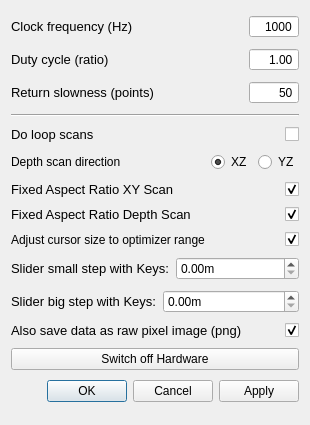
<?xml version="1.0" encoding="UTF-8"?>
<ui version="4.0">
 <class>SettingsDialog</class>
 <widget class="QDialog" name="SettingsDialog">
  <property name="geometry">
   <rect>
    <x>0</x>
    <y>0</y>
    <width>310</width>
    <height>425</height>
   </rect>
  </property>
  <property name="windowTitle">
   <string>qudi: Confocal - Settings</string>
  </property>
  <layout class="QVBoxLayout" name="verticalLayout">
   <item>
    <layout class="QHBoxLayout" name="horizontalLayout">
     <item>
      <widget class="QLabel" name="label">
       <property name="font">
        <font>
         <pointsize>10</pointsize>
        </font>
       </property>
       <property name="toolTip">
        <string>&lt;html&gt;&lt;head/&gt;&lt;body&gt;&lt;p&gt;That is the inverse time how long the scanner stays at the desired position during the scan and counts.&lt;/p&gt;&lt;/body&gt;&lt;/html&gt;</string>
       </property>
       <property name="text">
        <string>Clock frequency (Hz)</string>
       </property>
      </widget>
     </item>
     <item>
      <widget class="QSpinBox" name="clock_frequency_InputWidget">
       <property name="sizePolicy">
        <sizepolicy hsizetype="Expanding" vsizetype="Fixed">
         <horstretch>0</horstretch>
         <verstretch>0</verstretch>
        </sizepolicy>
       </property>
       <property name="maximumSize">
        <size>
         <width>50</width>
         <height>16777215</height>
        </size>
       </property>
       <property name="mouseTracking">
        <bool>true</bool>
       </property>
       <property name="acceptDrops">
        <bool>true</bool>
       </property>
       <property name="toolTip">
        <string>&lt;html&gt;&lt;head/&gt;&lt;body&gt;&lt;p&gt;That is the inverse time how long the scanner stays at the desired position during the scan and counts.&lt;/p&gt;&lt;/body&gt;&lt;/html&gt;</string>
       </property>
       <property name="wrapping">
        <bool>false</bool>
       </property>
       <property name="alignment">
        <set>Qt::AlignRight|Qt::AlignTrailing|Qt::AlignVCenter</set>
       </property>
       <property name="buttonSymbols">
        <enum>QAbstractSpinBox::NoButtons</enum>
       </property>
       <property name="accelerated">
        <bool>true</bool>
       </property>
       <property name="maximum">
        <number>1000000</number>
       </property>
       <property name="value">
        <number>1000</number>
       </property>
      </widget>
     </item>
    </layout>
   </item>
   <item>
    <layout class="QHBoxLayout" name="horizontalLayout_100">
     <item>
      <widget class="QLabel" name="label">
       <property name="font">
        <font>
         <pointsize>10</pointsize>
        </font>
       </property>
       <property name="toolTip">
        <string>&lt;html&gt;&lt;head/&gt;&lt;body&gt;&lt;p&gt;That is the (dwell time / dwell time + Low time). It is to decide how long to scan in one clock. Duty cycle can be zero to one.&lt;/p&gt;&lt;/body&gt;&lt;/html&gt;</string>
       </property>
       <property name="text">
        <string>Duty cycle (ratio)</string>
       </property>
      </widget>
     </item>
     <item>
      <widget class="QDoubleSpinBox" name="duty_cycle_InputWidget">
       <property name="sizePolicy">
        <sizepolicy hsizetype="Expanding" vsizetype="Fixed">
         <horstretch>0</horstretch>
         <verstretch>0</verstretch>
        </sizepolicy>
       </property>
       <property name="maximumSize">
        <size>
         <width>50</width>
         <height>16777215</height>
        </size>
       </property>
       <property name="mouseTracking">
        <bool>true</bool>
       </property>
       <property name="acceptDrops">
        <bool>true</bool>
       </property>
       <property name="toolTip">
        <string>&lt;html&gt;&lt;head/&gt;&lt;body&gt;&lt;p&gt;That is the (dwell time / dwell time + Low time). It is to decide how long to scan in one clock. Duty cycle can be zero to one.&lt;/p&gt;&lt;/body&gt;&lt;/html&gt;</string>
       </property>
       <property name="wrapping">
        <bool>false</bool>
       </property>
       <property name="alignment">
        <set>Qt::AlignRight|Qt::AlignTrailing|Qt::AlignVCenter</set>
       </property>
       <property name="buttonSymbols">
        <enum>QAbstractSpinBox::NoButtons</enum>
       </property>
       <property name="accelerated">
        <bool>true</bool>
       </property>
       <property name="maximum">
        <number>1</number>
       </property>
       <property name="minimum">
        <number>0</number>
       </property>
       <property name="value">
        <number>1</number>
       </property>
      </widget>
     </item>
    </layout>
   </item>
   <item>
    <layout class="QHBoxLayout" name="horizontalLayout_2">
     <item>
      <widget class="QLabel" name="label_2">
       <property name="font">
        <font>
         <pointsize>10</pointsize>
        </font>
       </property>
       <property name="toolTip">
        <string>&lt;html&gt;&lt;head/&gt;&lt;body&gt;&lt;p&gt;That is basically the 'scan' resolution when the scanner moves backwards to prepare to scan again a line.&lt;/p&gt;&lt;p&gt;How many points are scanned in one line is depending on the resolution. Since the scanner is permanently counting during the scan, only the clock frequency determined the speed, how fast a line is scanned by a given resolution. If the scanner has to move back, it uses the same scan line method but just in the reverse. How many points are approached in the backwards movement depends on the 'return slowness'. If you scan with 100 point resolution and set return slowness to 25, than the return movement will be 4 times faster.&lt;/p&gt;&lt;p&gt;BE CAREFULL NOT TO USE A SMALL NUMBER, SINCE THE SCANNER MIGHT CRASH AGAINST THE BOARDER BECAUSE IT IS MOVING BACK TOO FAST!&lt;/p&gt;&lt;/body&gt;&lt;/html&gt;</string>
       </property>
       <property name="text">
        <string>Return slowness (points)</string>
       </property>
      </widget>
     </item>
     <item>
      <widget class="QSpinBox" name="return_slowness_InputWidget">
       <property name="sizePolicy">
        <sizepolicy hsizetype="Expanding" vsizetype="Fixed">
         <horstretch>0</horstretch>
         <verstretch>0</verstretch>
        </sizepolicy>
       </property>
       <property name="maximumSize">
        <size>
         <width>50</width>
         <height>16777215</height>
        </size>
       </property>
       <property name="mouseTracking">
        <bool>true</bool>
       </property>
       <property name="acceptDrops">
        <bool>true</bool>
       </property>
       <property name="toolTip">
        <string>&lt;html&gt;&lt;head/&gt;&lt;body&gt;&lt;p&gt;That is basically the 'scan' resolution when the scanner moves backwards to prepare to scan again a line.&lt;/p&gt;&lt;/body&gt;&lt;/html&gt;</string>
       </property>
       <property name="alignment">
        <set>Qt::AlignRight|Qt::AlignTrailing|Qt::AlignVCenter</set>
       </property>
       <property name="buttonSymbols">
        <enum>QAbstractSpinBox::NoButtons</enum>
       </property>
       <property name="accelerated">
        <bool>true</bool>
       </property>
       <property name="maximum">
        <number>1000</number>
       </property>
       <property name="value">
        <number>50</number>
       </property>
      </widget>
     </item>
    </layout>
   </item>
   <item>
    <widget class="Line" name="line">
     <property name="orientation">
      <enum>Qt::Horizontal</enum>
     </property>
    </widget>
   </item>
   <item>
    <layout class="QHBoxLayout" name="horizontalLayout_3">
     <item>
      <widget class="QLabel" name="label_3">
       <property name="font">
        <font>
         <pointsize>10</pointsize>
        </font>
       </property>
       <property name="toolTip">
        <string>&lt;html&gt;&lt;head/&gt;&lt;body&gt;&lt;p&gt;The aspect ratio will be fixed to 1:1 if checked. If not the scan will be stretched to the available area in the XY scan. &lt;/p&gt;&lt;/body&gt;&lt;/html&gt;</string>
       </property>
       <property name="text">
        <string>Do loop scans</string>
       </property>
      </widget>
     </item>
     <item>
      <widget class="QCheckBox" name="loop_scan_CheckBox">
       <property name="enabled">
        <bool>true</bool>
       </property>
       <property name="sizePolicy">
        <sizepolicy hsizetype="Expanding" vsizetype="Fixed">
         <horstretch>0</horstretch>
         <verstretch>0</verstretch>
        </sizepolicy>
       </property>
       <property name="maximumSize">
        <size>
         <width>50</width>
         <height>16777215</height>
        </size>
       </property>
       <property name="toolTip">
        <string>Scan continuously (automatically restart at the end of a scan).  This is useful for photo-bleaching a sample.</string>
       </property>
       <property name="accessibleDescription">
        <string/>
       </property>
       <property name="layoutDirection">
        <enum>Qt::RightToLeft</enum>
       </property>
       <property name="autoFillBackground">
        <bool>false</bool>
       </property>
       <property name="text">
        <string notr="true"/>
       </property>
       <property name="checked">
        <bool>false</bool>
       </property>
      </widget>
     </item>
    </layout>
   </item>
   <item>
    <layout class="QHBoxLayout" name="horizontalLayout_9">
     <item>
      <widget class="QLabel" name="label_8">
       <property name="text">
        <string>Depth scan direction</string>
       </property>
      </widget>
     </item>
     <item>
      <spacer name="horizontalSpacer">
       <property name="orientation">
        <enum>Qt::Horizontal</enum>
       </property>
       <property name="sizeHint" stdset="0">
        <size>
         <width>40</width>
         <height>20</height>
        </size>
       </property>
      </spacer>
     </item>
     <item>
      <widget class="QRadioButton" name="depth_dir_x_radioButton">
       <property name="text">
        <string>XZ</string>
       </property>
       <property name="checked">
        <bool>true</bool>
       </property>
      </widget>
     </item>
     <item>
      <widget class="QRadioButton" name="depth_dir_y_radioButton">
       <property name="text">
        <string>YZ</string>
       </property>
       <property name="checked">
        <bool>false</bool>
       </property>
      </widget>
     </item>
    </layout>
   </item>
   <item>
    <layout class="QHBoxLayout" name="horizontalLayout_10">
     <item>
      <widget class="QLabel" name="label_7">
       <property name="font">
        <font>
         <pointsize>10</pointsize>
        </font>
       </property>
       <property name="toolTip">
        <string>&lt;html&gt;&lt;head/&gt;&lt;body&gt;&lt;p&gt;The aspect ratio will be fixed to 1:1 if checked. If not the scan will be stretched to the available area in the XY scan. &lt;/p&gt;&lt;/body&gt;&lt;/html&gt;</string>
       </property>
       <property name="text">
        <string>Fixed Aspect Ratio XY Scan</string>
       </property>
      </widget>
     </item>
     <item>
      <widget class="QCheckBox" name="fixed_aspect_xy_checkBox">
       <property name="enabled">
        <bool>true</bool>
       </property>
       <property name="sizePolicy">
        <sizepolicy hsizetype="Expanding" vsizetype="Fixed">
         <horstretch>0</horstretch>
         <verstretch>0</verstretch>
        </sizepolicy>
       </property>
       <property name="maximumSize">
        <size>
         <width>50</width>
         <height>16777215</height>
        </size>
       </property>
       <property name="toolTip">
        <string>&lt;html&gt;&lt;head/&gt;&lt;body&gt;&lt;p&gt;&lt;span style=&quot; font-size:10pt;&quot;&gt;The aspect ratio will be fixed to 1:1 if checked. If not the scan will be stretched to the available area in the XY scan. &lt;/span&gt;&lt;/p&gt;&lt;/body&gt;&lt;/html&gt;</string>
       </property>
       <property name="accessibleDescription">
        <string/>
       </property>
       <property name="layoutDirection">
        <enum>Qt::RightToLeft</enum>
       </property>
       <property name="autoFillBackground">
        <bool>false</bool>
       </property>
       <property name="text">
        <string notr="true"/>
       </property>
       <property name="checked">
        <bool>true</bool>
       </property>
      </widget>
     </item>
    </layout>
   </item>
   <item>
    <layout class="QHBoxLayout" name="horizontalLayout_4">
     <item>
      <widget class="QLabel" name="label_4">
       <property name="sizePolicy">
        <sizepolicy hsizetype="Expanding" vsizetype="Preferred">
         <horstretch>0</horstretch>
         <verstretch>0</verstretch>
        </sizepolicy>
       </property>
       <property name="font">
        <font>
         <pointsize>10</pointsize>
        </font>
       </property>
       <property name="toolTip">
        <string>&lt;html&gt;&lt;head/&gt;&lt;body&gt;&lt;p&gt;The aspect ratio will be fixed to 1:1 if checked. If not the scan will be stretched to the available area in the Z scan. &lt;/p&gt;&lt;/body&gt;&lt;/html&gt;</string>
       </property>
       <property name="text">
        <string>Fixed Aspect Ratio Depth Scan</string>
       </property>
      </widget>
     </item>
     <item>
      <widget class="QCheckBox" name="fixed_aspect_depth_checkBox">
       <property name="sizePolicy">
        <sizepolicy hsizetype="Expanding" vsizetype="Fixed">
         <horstretch>0</horstretch>
         <verstretch>0</verstretch>
        </sizepolicy>
       </property>
       <property name="maximumSize">
        <size>
         <width>50</width>
         <height>16777215</height>
        </size>
       </property>
       <property name="toolTip">
        <string>&lt;html&gt;&lt;head/&gt;&lt;body&gt;&lt;p&gt;&lt;span style=&quot; font-size:10pt;&quot;&gt;The aspect ratio will be fixed to 1:1 if checked. If not the scan will be stretched to the available area in the Z scan. &lt;/span&gt;&lt;/p&gt;&lt;/body&gt;&lt;/html&gt;</string>
       </property>
       <property name="layoutDirection">
        <enum>Qt::RightToLeft</enum>
       </property>
       <property name="text">
        <string/>
       </property>
       <property name="checked">
        <bool>true</bool>
       </property>
      </widget>
     </item>
    </layout>
   </item>
   <item>
    <layout class="QHBoxLayout" name="horizontalLayout_7">
     <item>
      <widget class="QLabel" name="adjust_label">
       <property name="text">
        <string>Adjust cursor size to optimizer range</string>
       </property>
      </widget>
     </item>
     <item>
      <widget class="QCheckBox" name="adjust_cursor_to_optimizer_checkBox">
       <property name="layoutDirection">
        <enum>Qt::RightToLeft</enum>
       </property>
       <property name="text">
        <string/>
       </property>
       <property name="checked">
        <bool>true</bool>
       </property>
      </widget>
     </item>
    </layout>
   </item>
   <item>
    <layout class="QHBoxLayout" name="horizontalLayout_5">
     <item>
      <widget class="QLabel" name="label_5">
       <property name="font">
        <font>
         <pointsize>10</pointsize>
        </font>
       </property>
       <property name="toolTip">
        <string>&lt;html&gt;&lt;head/&gt;&lt;body&gt;&lt;p&gt;Change the stepsize of a slider if you are using the keyboard to move the slider position. Here you can adjust the small steps for the crosshair move.&lt;br/&gt;The keyboard configuration is the following:&lt;br/&gt;ArrowLeft = Move -x&lt;br/&gt;ArrowRight = Move +x&lt;br/&gt;ArrowUp = Move +y&lt;br/&gt;ArrowDown = Move -y&lt;br/&gt;PageUp = Move +z&lt;br/&gt;PageDown = Move -z&lt;/p&gt;&lt;/body&gt;&lt;/html&gt;</string>
       </property>
       <property name="text">
        <string>Slider small step with Keys:</string>
       </property>
      </widget>
     </item>
     <item>
      <widget class="ScienDSpinBox" name="slider_small_step_DoubleSpinBox">
       <property name="toolTip">
        <string>&lt;html&gt;&lt;head/&gt;&lt;body&gt;&lt;p&gt;&lt;span style=&quot; font-size:10pt;&quot;&gt;Change the stepsize of a slider if you are using the keyboard to move the slider position. Here you can adjust the small steps for the crosshair move.&lt;/span&gt;&lt;/p&gt;&lt;/body&gt;&lt;/html&gt;</string>
       </property>
       <property name="suffix">
        <string>m</string>
       </property>
      </widget>
     </item>
    </layout>
   </item>
   <item>
    <layout class="QHBoxLayout" name="horizontalLayout_6">
     <item>
      <widget class="QLabel" name="label_6">
       <property name="font">
        <font>
         <pointsize>10</pointsize>
        </font>
       </property>
       <property name="toolTip">
        <string>&lt;html&gt;&lt;head/&gt;&lt;body&gt;&lt;p&gt;Change the stepsize of a slider if you are using the keyboard to move the slider position. Here you can adjust the big steps for the crosshair move.&lt;br/&gt;The keyboard configuration is the following:&lt;br/&gt;Ctrl + ArrowLeft = Move -x&lt;br/&gt;Ctrl + ArrowRight = Move +x&lt;br/&gt;Ctrl + ArrowUp = Move +y&lt;br/&gt;Ctrl + ArrowDown = Move -y&lt;br/&gt;Ctrl + PageUp = Move +z&lt;br/&gt;Ctrl + PageDown = Move -z&lt;/p&gt;&lt;/body&gt;&lt;/html&gt;</string>
       </property>
       <property name="text">
        <string>Slider big step with Keys:</string>
       </property>
      </widget>
     </item>
     <item>
      <widget class="ScienDSpinBox" name="slider_big_step_DoubleSpinBox">
       <property name="toolTip">
        <string>&lt;html&gt;&lt;head/&gt;&lt;body&gt;&lt;p&gt;&lt;span style=&quot; font-size:10pt;&quot;&gt;Change the stepsize of a slider if you are using the keyboard to move the slider position. Here you can adjust the big steps for the crosshair move.&lt;/span&gt;&lt;/p&gt;&lt;/body&gt;&lt;/html&gt;</string>
       </property>
       <property name="suffix">
        <string>m</string>
       </property>
      </widget>
     </item>
    </layout>
   </item>
   <item>
    <layout class="QHBoxLayout" name="horizontalLayout_8">
     <item>
      <widget class="QLabel" name="label_10">
       <property name="font">
        <font>
         <pointsize>10</pointsize>
        </font>
       </property>
       <property name="toolTip">
        <string>&lt;html&gt;&lt;head/&gt;&lt;body&gt;&lt;p&gt;If you use the image_save method in the menu bar of confocal, together with the svg file also a pure image file (without axis and everything, just the datapoints) are saved in a png image.&lt;/p&gt;&lt;/body&gt;&lt;/html&gt;</string>
       </property>
       <property name="text">
        <string>Also save data as raw pixel image (png)</string>
       </property>
      </widget>
     </item>
     <item>
      <widget class="QCheckBox" name="save_purePNG_checkBox">
       <property name="sizePolicy">
        <sizepolicy hsizetype="Expanding" vsizetype="Fixed">
         <horstretch>0</horstretch>
         <verstretch>0</verstretch>
        </sizepolicy>
       </property>
       <property name="maximumSize">
        <size>
         <width>50</width>
         <height>16777215</height>
        </size>
       </property>
       <property name="toolTip">
        <string>&lt;html&gt;&lt;head/&gt;&lt;body&gt;&lt;p&gt;&lt;span style=&quot; font-size:10pt;&quot;&gt;If you use the image_save method in the menu bar of confocal, together with the svg file also a pure image file (without axis and everything, just the datapoints) are saved in a png image.&lt;/span&gt;&lt;/p&gt;&lt;/body&gt;&lt;/html&gt;</string>
       </property>
       <property name="layoutDirection">
        <enum>Qt::RightToLeft</enum>
       </property>
       <property name="text">
        <string/>
       </property>
       <property name="checked">
        <bool>true</bool>
       </property>
      </widget>
     </item>
    </layout>
   </item>
   <item>
    <widget class="QPushButton" name="hardware_switch">
     <property name="toolTip">
      <string>&lt;html&gt;&lt;head/&gt;&lt;body&gt;&lt;p&gt;&lt;span style=&quot; font-size:10pt;&quot;&gt;This kills everything working on the nidaq. So I made this also more resilient to errors and made it come out of its locked state.&lt;/span&gt;&lt;/p&gt;&lt;p&gt;&lt;span style=&quot; font-size:10pt;&quot;&gt;Even if if throws numerous errors when trying, you can use everything normally after the hardware reset (just restart the counter twice).&lt;/span&gt;&lt;/p&gt;&lt;p&gt;&lt;span style=&quot; font-size:10pt;&quot;&gt;This also means that you should not touch qudi while running diqo since this will try to put the hardware focus back on qudi and will throw even more errors.&lt;/span&gt;&lt;/p&gt;&lt;/body&gt;&lt;/html&gt;</string>
     </property>
     <property name="text">
      <string>Switch off Hardware</string>
     </property>
    </widget>
   </item>
   <item>
    <widget class="QDialogButtonBox" name="buttonBox">
     <property name="orientation">
      <enum>Qt::Horizontal</enum>
     </property>
     <property name="standardButtons">
      <set>QDialogButtonBox::Apply|QDialogButtonBox::Cancel|QDialogButtonBox::Ok</set>
     </property>
    </widget>
   </item>
  </layout>
 </widget>
 <customwidgets>
  <customwidget>
   <class>ScienDSpinBox</class>
   <extends>QDoubleSpinBox</extends>
   <header>qtwidgets.scientific_spinbox.h</header>
  </customwidget>
 </customwidgets>
 <tabstops>
  <tabstop>clock_frequency_InputWidget</tabstop>
  <tabstop>return_slowness_InputWidget</tabstop>
  <tabstop>loop_scan_CheckBox</tabstop>
  <tabstop>fixed_aspect_depth_checkBox</tabstop>
  <tabstop>save_purePNG_checkBox</tabstop>
  <tabstop>hardware_switch</tabstop>
  <tabstop>buttonBox</tabstop>
 </tabstops>
 <resources/>
 <connections>
  <connection>
   <sender>buttonBox</sender>
   <signal>accepted()</signal>
   <receiver>SettingsDialog</receiver>
   <slot>accept()</slot>
   <hints>
    <hint type="sourcelabel">
     <x>248</x>
     <y>254</y>
    </hint>
    <hint type="destinationlabel">
     <x>157</x>
     <y>274</y>
    </hint>
   </hints>
  </connection>
  <connection>
   <sender>buttonBox</sender>
   <signal>rejected()</signal>
   <receiver>SettingsDialog</receiver>
   <slot>reject()</slot>
   <hints>
    <hint type="sourcelabel">
     <x>316</x>
     <y>260</y>
    </hint>
    <hint type="destinationlabel">
     <x>286</x>
     <y>274</y>
    </hint>
   </hints>
  </connection>
 </connections>
</ui>
